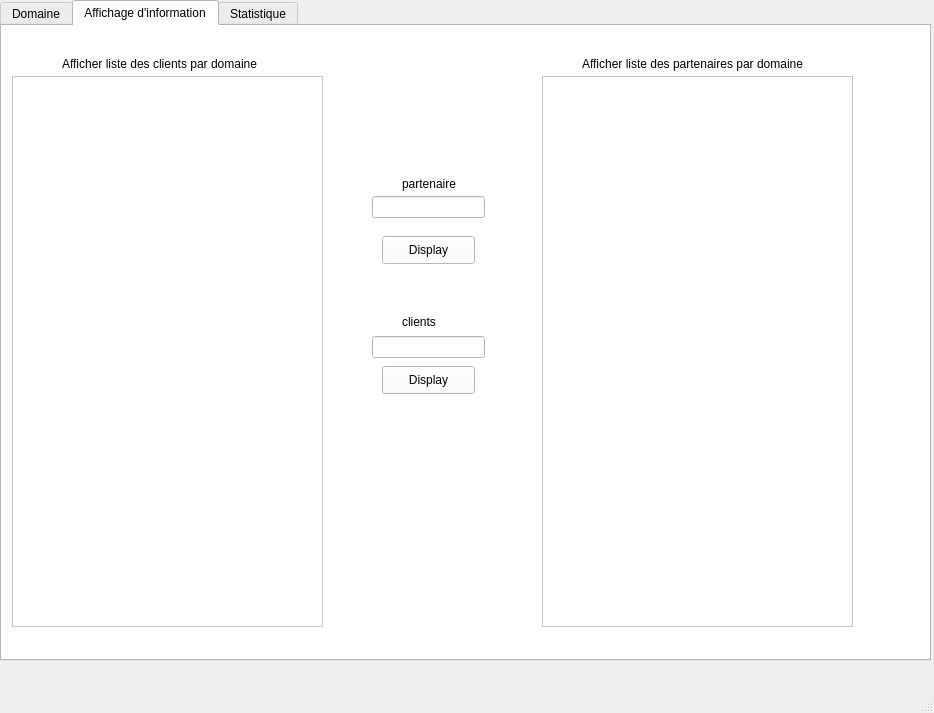
<?xml version="1.0" encoding="UTF-8"?>
<ui version="4.0">
 <class>MainWindow</class>
 <widget class="QMainWindow" name="MainWindow">
  <property name="geometry">
   <rect>
    <x>0</x>
    <y>0</y>
    <width>934</width>
    <height>713</height>
   </rect>
  </property>
  <property name="windowTitle">
   <string>MainWindow</string>
  </property>
  <property name="windowOpacity">
   <double>1.000000000000000</double>
  </property>
  <widget class="QWidget" name="centralwidget">
   <widget class="QTabWidget" name="tabWidget">
    <property name="geometry">
     <rect>
      <x>0</x>
      <y>0</y>
      <width>931</width>
      <height>661</height>
     </rect>
    </property>
    <property name="palette">
     <palette>
      <active>
       <colorrole role="WindowText">
        <brush brushstyle="SolidPattern">
         <color alpha="255">
          <red>0</red>
          <green>0</green>
          <blue>0</blue>
         </color>
        </brush>
       </colorrole>
       <colorrole role="Button">
        <brush brushstyle="SolidPattern">
         <color alpha="255">
          <red>255</red>
          <green>255</green>
          <blue>255</blue>
         </color>
        </brush>
       </colorrole>
       <colorrole role="Light">
        <brush brushstyle="SolidPattern">
         <color alpha="255">
          <red>255</red>
          <green>255</green>
          <blue>255</blue>
         </color>
        </brush>
       </colorrole>
       <colorrole role="Midlight">
        <brush brushstyle="SolidPattern">
         <color alpha="255">
          <red>255</red>
          <green>255</green>
          <blue>255</blue>
         </color>
        </brush>
       </colorrole>
       <colorrole role="Dark">
        <brush brushstyle="SolidPattern">
         <color alpha="255">
          <red>127</red>
          <green>127</green>
          <blue>127</blue>
         </color>
        </brush>
       </colorrole>
       <colorrole role="Mid">
        <brush brushstyle="SolidPattern">
         <color alpha="255">
          <red>170</red>
          <green>170</green>
          <blue>170</blue>
         </color>
        </brush>
       </colorrole>
       <colorrole role="Text">
        <brush brushstyle="SolidPattern">
         <color alpha="255">
          <red>0</red>
          <green>0</green>
          <blue>0</blue>
         </color>
        </brush>
       </colorrole>
       <colorrole role="BrightText">
        <brush brushstyle="SolidPattern">
         <color alpha="255">
          <red>255</red>
          <green>255</green>
          <blue>255</blue>
         </color>
        </brush>
       </colorrole>
       <colorrole role="ButtonText">
        <brush brushstyle="SolidPattern">
         <color alpha="255">
          <red>0</red>
          <green>0</green>
          <blue>0</blue>
         </color>
        </brush>
       </colorrole>
       <colorrole role="Base">
        <brush brushstyle="SolidPattern">
         <color alpha="255">
          <red>255</red>
          <green>255</green>
          <blue>255</blue>
         </color>
        </brush>
       </colorrole>
       <colorrole role="Window">
        <brush brushstyle="SolidPattern">
         <color alpha="255">
          <red>255</red>
          <green>255</green>
          <blue>255</blue>
         </color>
        </brush>
       </colorrole>
       <colorrole role="Shadow">
        <brush brushstyle="SolidPattern">
         <color alpha="255">
          <red>0</red>
          <green>0</green>
          <blue>0</blue>
         </color>
        </brush>
       </colorrole>
       <colorrole role="AlternateBase">
        <brush brushstyle="SolidPattern">
         <color alpha="255">
          <red>255</red>
          <green>255</green>
          <blue>255</blue>
         </color>
        </brush>
       </colorrole>
       <colorrole role="ToolTipBase">
        <brush brushstyle="SolidPattern">
         <color alpha="255">
          <red>255</red>
          <green>255</green>
          <blue>220</blue>
         </color>
        </brush>
       </colorrole>
       <colorrole role="ToolTipText">
        <brush brushstyle="SolidPattern">
         <color alpha="255">
          <red>0</red>
          <green>0</green>
          <blue>0</blue>
         </color>
        </brush>
       </colorrole>
       <colorrole role="PlaceholderText">
        <brush brushstyle="SolidPattern">
         <color alpha="128">
          <red>0</red>
          <green>0</green>
          <blue>0</blue>
         </color>
        </brush>
       </colorrole>
      </active>
      <inactive>
       <colorrole role="WindowText">
        <brush brushstyle="SolidPattern">
         <color alpha="255">
          <red>0</red>
          <green>0</green>
          <blue>0</blue>
         </color>
        </brush>
       </colorrole>
       <colorrole role="Button">
        <brush brushstyle="SolidPattern">
         <color alpha="255">
          <red>255</red>
          <green>255</green>
          <blue>255</blue>
         </color>
        </brush>
       </colorrole>
       <colorrole role="Light">
        <brush brushstyle="SolidPattern">
         <color alpha="255">
          <red>255</red>
          <green>255</green>
          <blue>255</blue>
         </color>
        </brush>
       </colorrole>
       <colorrole role="Midlight">
        <brush brushstyle="SolidPattern">
         <color alpha="255">
          <red>255</red>
          <green>255</green>
          <blue>255</blue>
         </color>
        </brush>
       </colorrole>
       <colorrole role="Dark">
        <brush brushstyle="SolidPattern">
         <color alpha="255">
          <red>127</red>
          <green>127</green>
          <blue>127</blue>
         </color>
        </brush>
       </colorrole>
       <colorrole role="Mid">
        <brush brushstyle="SolidPattern">
         <color alpha="255">
          <red>170</red>
          <green>170</green>
          <blue>170</blue>
         </color>
        </brush>
       </colorrole>
       <colorrole role="Text">
        <brush brushstyle="SolidPattern">
         <color alpha="255">
          <red>0</red>
          <green>0</green>
          <blue>0</blue>
         </color>
        </brush>
       </colorrole>
       <colorrole role="BrightText">
        <brush brushstyle="SolidPattern">
         <color alpha="255">
          <red>255</red>
          <green>255</green>
          <blue>255</blue>
         </color>
        </brush>
       </colorrole>
       <colorrole role="ButtonText">
        <brush brushstyle="SolidPattern">
         <color alpha="255">
          <red>0</red>
          <green>0</green>
          <blue>0</blue>
         </color>
        </brush>
       </colorrole>
       <colorrole role="Base">
        <brush brushstyle="SolidPattern">
         <color alpha="255">
          <red>255</red>
          <green>255</green>
          <blue>255</blue>
         </color>
        </brush>
       </colorrole>
       <colorrole role="Window">
        <brush brushstyle="SolidPattern">
         <color alpha="255">
          <red>255</red>
          <green>255</green>
          <blue>255</blue>
         </color>
        </brush>
       </colorrole>
       <colorrole role="Shadow">
        <brush brushstyle="SolidPattern">
         <color alpha="255">
          <red>0</red>
          <green>0</green>
          <blue>0</blue>
         </color>
        </brush>
       </colorrole>
       <colorrole role="AlternateBase">
        <brush brushstyle="SolidPattern">
         <color alpha="255">
          <red>255</red>
          <green>255</green>
          <blue>255</blue>
         </color>
        </brush>
       </colorrole>
       <colorrole role="ToolTipBase">
        <brush brushstyle="SolidPattern">
         <color alpha="255">
          <red>255</red>
          <green>255</green>
          <blue>220</blue>
         </color>
        </brush>
       </colorrole>
       <colorrole role="ToolTipText">
        <brush brushstyle="SolidPattern">
         <color alpha="255">
          <red>0</red>
          <green>0</green>
          <blue>0</blue>
         </color>
        </brush>
       </colorrole>
       <colorrole role="PlaceholderText">
        <brush brushstyle="SolidPattern">
         <color alpha="128">
          <red>0</red>
          <green>0</green>
          <blue>0</blue>
         </color>
        </brush>
       </colorrole>
      </inactive>
      <disabled>
       <colorrole role="WindowText">
        <brush brushstyle="SolidPattern">
         <color alpha="255">
          <red>127</red>
          <green>127</green>
          <blue>127</blue>
         </color>
        </brush>
       </colorrole>
       <colorrole role="Button">
        <brush brushstyle="SolidPattern">
         <color alpha="255">
          <red>255</red>
          <green>255</green>
          <blue>255</blue>
         </color>
        </brush>
       </colorrole>
       <colorrole role="Light">
        <brush brushstyle="SolidPattern">
         <color alpha="255">
          <red>255</red>
          <green>255</green>
          <blue>255</blue>
         </color>
        </brush>
       </colorrole>
       <colorrole role="Midlight">
        <brush brushstyle="SolidPattern">
         <color alpha="255">
          <red>255</red>
          <green>255</green>
          <blue>255</blue>
         </color>
        </brush>
       </colorrole>
       <colorrole role="Dark">
        <brush brushstyle="SolidPattern">
         <color alpha="255">
          <red>127</red>
          <green>127</green>
          <blue>127</blue>
         </color>
        </brush>
       </colorrole>
       <colorrole role="Mid">
        <brush brushstyle="SolidPattern">
         <color alpha="255">
          <red>170</red>
          <green>170</green>
          <blue>170</blue>
         </color>
        </brush>
       </colorrole>
       <colorrole role="Text">
        <brush brushstyle="SolidPattern">
         <color alpha="255">
          <red>127</red>
          <green>127</green>
          <blue>127</blue>
         </color>
        </brush>
       </colorrole>
       <colorrole role="BrightText">
        <brush brushstyle="SolidPattern">
         <color alpha="255">
          <red>255</red>
          <green>255</green>
          <blue>255</blue>
         </color>
        </brush>
       </colorrole>
       <colorrole role="ButtonText">
        <brush brushstyle="SolidPattern">
         <color alpha="255">
          <red>127</red>
          <green>127</green>
          <blue>127</blue>
         </color>
        </brush>
       </colorrole>
       <colorrole role="Base">
        <brush brushstyle="SolidPattern">
         <color alpha="255">
          <red>255</red>
          <green>255</green>
          <blue>255</blue>
         </color>
        </brush>
       </colorrole>
       <colorrole role="Window">
        <brush brushstyle="SolidPattern">
         <color alpha="255">
          <red>255</red>
          <green>255</green>
          <blue>255</blue>
         </color>
        </brush>
       </colorrole>
       <colorrole role="Shadow">
        <brush brushstyle="SolidPattern">
         <color alpha="255">
          <red>0</red>
          <green>0</green>
          <blue>0</blue>
         </color>
        </brush>
       </colorrole>
       <colorrole role="AlternateBase">
        <brush brushstyle="SolidPattern">
         <color alpha="255">
          <red>255</red>
          <green>255</green>
          <blue>255</blue>
         </color>
        </brush>
       </colorrole>
       <colorrole role="ToolTipBase">
        <brush brushstyle="SolidPattern">
         <color alpha="255">
          <red>255</red>
          <green>255</green>
          <blue>220</blue>
         </color>
        </brush>
       </colorrole>
       <colorrole role="ToolTipText">
        <brush brushstyle="SolidPattern">
         <color alpha="255">
          <red>0</red>
          <green>0</green>
          <blue>0</blue>
         </color>
        </brush>
       </colorrole>
       <colorrole role="PlaceholderText">
        <brush brushstyle="SolidPattern">
         <color alpha="128">
          <red>0</red>
          <green>0</green>
          <blue>0</blue>
         </color>
        </brush>
       </colorrole>
      </disabled>
     </palette>
    </property>
    <property name="tabShape">
     <enum>QTabWidget::Rounded</enum>
    </property>
    <property name="currentIndex">
     <number>1</number>
    </property>
    <property name="movable">
     <bool>true</bool>
    </property>
    <widget class="QWidget" name="tab">
     <attribute name="title">
      <string>Domaine</string>
     </attribute>
     <widget class="QGroupBox" name="groupBox">
      <property name="geometry">
       <rect>
        <x>70</x>
        <y>20</y>
        <width>421</width>
        <height>181</height>
       </rect>
      </property>
      <property name="title">
       <string>Domaine</string>
      </property>
      <widget class="QLabel" name="label">
       <property name="geometry">
        <rect>
         <x>20</x>
         <y>40</y>
         <width>56</width>
         <height>16</height>
        </rect>
       </property>
       <property name="text">
        <string>Nom</string>
       </property>
      </widget>
      <widget class="QLabel" name="label_2">
       <property name="geometry">
        <rect>
         <x>20</x>
         <y>80</y>
         <width>71</width>
         <height>16</height>
        </rect>
       </property>
       <property name="text">
        <string>Reference</string>
       </property>
      </widget>
      <widget class="QLabel" name="label_3">
       <property name="geometry">
        <rect>
         <x>20</x>
         <y>120</y>
         <width>71</width>
         <height>16</height>
        </rect>
       </property>
       <property name="text">
        <string>hours</string>
       </property>
      </widget>
      <widget class="QLineEdit" name="le_nom">
       <property name="geometry">
        <rect>
         <x>110</x>
         <y>40</y>
         <width>113</width>
         <height>22</height>
        </rect>
       </property>
      </widget>
      <widget class="QLineEdit" name="la_ref">
       <property name="geometry">
        <rect>
         <x>110</x>
         <y>80</y>
         <width>113</width>
         <height>22</height>
        </rect>
       </property>
      </widget>
      <widget class="QLineEdit" name="les_heurs">
       <property name="geometry">
        <rect>
         <x>110</x>
         <y>120</y>
         <width>113</width>
         <height>22</height>
        </rect>
       </property>
      </widget>
     </widget>
     <widget class="QGroupBox" name="groupBox_2">
      <property name="geometry">
       <rect>
        <x>70</x>
        <y>200</y>
        <width>421</width>
        <height>121</height>
       </rect>
      </property>
      <property name="title">
       <string>Recherche par reference</string>
      </property>
      <widget class="QLineEdit" name="ref_searchinput">
       <property name="geometry">
        <rect>
         <x>30</x>
         <y>50</y>
         <width>113</width>
         <height>22</height>
        </rect>
       </property>
      </widget>
      <widget class="QPushButton" name="searchab_button">
       <property name="geometry">
        <rect>
         <x>260</x>
         <y>50</y>
         <width>93</width>
         <height>28</height>
        </rect>
       </property>
       <property name="text">
        <string>Recherche</string>
       </property>
       <property name="icon">
        <iconset>
         <normaloff>../../Downloads/690150.png</normaloff>../../Downloads/690150.png</iconset>
       </property>
      </widget>
     </widget>
     <widget class="QPushButton" name="pb_ajouterab">
      <property name="geometry">
       <rect>
        <x>690</x>
        <y>90</y>
        <width>93</width>
        <height>28</height>
       </rect>
      </property>
      <property name="text">
       <string>Ajouter</string>
      </property>
      <property name="icon">
       <iconset>
        <normaloff>../../Downloads/1024px-OOjs_UI_icon_add.svg.png</normaloff>../../Downloads/1024px-OOjs_UI_icon_add.svg.png</iconset>
      </property>
     </widget>
     <widget class="QPushButton" name="modifyab_button">
      <property name="geometry">
       <rect>
        <x>690</x>
        <y>140</y>
        <width>93</width>
        <height>28</height>
       </rect>
      </property>
      <property name="text">
       <string>Modifer</string>
      </property>
      <property name="icon">
       <iconset>
        <normaloff>../../Downloads/edit.png</normaloff>../../Downloads/edit.png</iconset>
      </property>
     </widget>
     <widget class="QPushButton" name="suppab_button">
      <property name="geometry">
       <rect>
        <x>690</x>
        <y>230</y>
        <width>93</width>
        <height>28</height>
       </rect>
      </property>
      <property name="text">
       <string>Supprimer</string>
      </property>
      <property name="icon">
       <iconset>
        <normaloff>../../Downloads/trashbin.png</normaloff>../../Downloads/trashbin.png</iconset>
      </property>
     </widget>
     <widget class="QLabel" name="label_12">
      <property name="geometry">
       <rect>
        <x>670</x>
        <y>180</y>
        <width>141</width>
        <height>20</height>
       </rect>
      </property>
      <property name="text">
       <string>Enter reference below.</string>
      </property>
     </widget>
     <widget class="QTableView" name="tab_domaine">
      <property name="geometry">
       <rect>
        <x>20</x>
        <y>350</y>
        <width>501</width>
        <height>231</height>
       </rect>
      </property>
     </widget>
     <widget class="QLineEdit" name="ref_supp">
      <property name="geometry">
       <rect>
        <x>680</x>
        <y>200</y>
        <width>113</width>
        <height>22</height>
       </rect>
      </property>
     </widget>
     <widget class="QTableView" name="search_tab">
      <property name="geometry">
       <rect>
        <x>550</x>
        <y>430</y>
        <width>361</width>
        <height>81</height>
       </rect>
      </property>
     </widget>
     <widget class="QLabel" name="label_14">
      <property name="geometry">
       <rect>
        <x>690</x>
        <y>400</y>
        <width>71</width>
        <height>20</height>
       </rect>
      </property>
      <property name="text">
       <string>Search area.</string>
      </property>
     </widget>
     <widget class="QPushButton" name="Triab_button">
      <property name="geometry">
       <rect>
        <x>20</x>
        <y>590</y>
        <width>93</width>
        <height>28</height>
       </rect>
      </property>
      <property name="text">
       <string>Trier</string>
      </property>
      <property name="icon">
       <iconset>
        <normaloff>../../Downloads/690150.png</normaloff>../../Downloads/690150.png</iconset>
      </property>
     </widget>
     <widget class="QPushButton" name="pdf_generateab">
      <property name="geometry">
       <rect>
        <x>400</x>
        <y>590</y>
        <width>121</width>
        <height>28</height>
       </rect>
      </property>
      <property name="text">
       <string>Gnerate PDF file </string>
      </property>
      <property name="icon">
       <iconset>
        <normaloff>../../Downloads/690150.png</normaloff>../../Downloads/690150.png</iconset>
      </property>
     </widget>
    </widget>
    <widget class="QWidget" name="tab_2">
     <attribute name="title">
      <string>Affichage d'information</string>
     </attribute>
     <widget class="QLabel" name="label_10">
      <property name="geometry">
       <rect>
        <x>60</x>
        <y>30</y>
        <width>221</width>
        <height>16</height>
       </rect>
      </property>
      <property name="text">
       <string>Afficher liste des clients par domaine</string>
      </property>
     </widget>
     <widget class="QLabel" name="label_11">
      <property name="geometry">
       <rect>
        <x>580</x>
        <y>30</y>
        <width>241</width>
        <height>16</height>
       </rect>
      </property>
      <property name="text">
       <string>Afficher liste des partenaires par domaine</string>
      </property>
     </widget>
     <widget class="QTableView" name="tableView">
      <property name="geometry">
       <rect>
        <x>10</x>
        <y>50</y>
        <width>311</width>
        <height>551</height>
       </rect>
      </property>
     </widget>
     <widget class="QTableView" name="tableView_2">
      <property name="geometry">
       <rect>
        <x>540</x>
        <y>50</y>
        <width>311</width>
        <height>551</height>
       </rect>
      </property>
     </widget>
     <widget class="QLineEdit" name="lineEdit">
      <property name="geometry">
       <rect>
        <x>370</x>
        <y>310</y>
        <width>113</width>
        <height>22</height>
       </rect>
      </property>
      <property name="text">
       <string/>
      </property>
     </widget>
     <widget class="QPushButton" name="pushButtonab">
      <property name="geometry">
       <rect>
        <x>380</x>
        <y>340</y>
        <width>93</width>
        <height>28</height>
       </rect>
      </property>
      <property name="text">
       <string>Display</string>
      </property>
     </widget>
     <widget class="QLineEdit" name="lineEdit_2">
      <property name="geometry">
       <rect>
        <x>370</x>
        <y>170</y>
        <width>113</width>
        <height>22</height>
       </rect>
      </property>
     </widget>
     <widget class="QPushButton" name="partnerab_button">
      <property name="geometry">
       <rect>
        <x>380</x>
        <y>210</y>
        <width>93</width>
        <height>28</height>
       </rect>
      </property>
      <property name="text">
       <string>Display</string>
      </property>
     </widget>
     <widget class="QLabel" name="label_4">
      <property name="geometry">
       <rect>
        <x>400</x>
        <y>286</y>
        <width>56</width>
        <height>20</height>
       </rect>
      </property>
      <property name="text">
       <string>clients</string>
      </property>
     </widget>
     <widget class="QLabel" name="label_5">
      <property name="geometry">
       <rect>
        <x>400</x>
        <y>150</y>
        <width>71</width>
        <height>16</height>
       </rect>
      </property>
      <property name="text">
       <string>partenaire</string>
      </property>
     </widget>
    </widget>
    <widget class="QWidget" name="tab_7">
     <attribute name="title">
      <string>Statistique</string>
     </attribute>
     <layout class="QHBoxLayout" name="horizontalLayout">
      <item>
       <widget class="PieChartWidget" name="widget" native="true"/>
      </item>
     </layout>
    </widget>
   </widget>
  </widget>
  <widget class="QMenuBar" name="menubar">
   <property name="geometry">
    <rect>
     <x>0</x>
     <y>0</y>
     <width>934</width>
     <height>26</height>
    </rect>
   </property>
  </widget>
  <widget class="QStatusBar" name="statusbar"/>
 </widget>
 <customwidgets>
  <customwidget>
   <class>PieChartWidget</class>
   <extends>QWidget</extends>
   <header>piechartwidget.h</header>
   <container>1</container>
  </customwidget>
 </customwidgets>
 <resources/>
 <connections/>
</ui>
